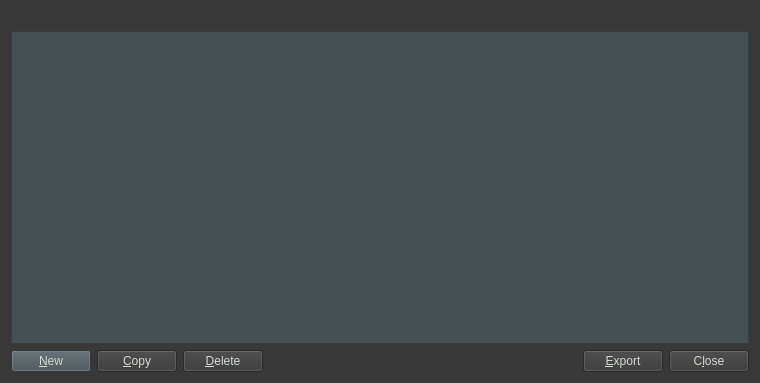
<?xml version="1.0" encoding="UTF-8"?>
<ui version="4.0">
 <class>AddressBookPage</class>
 <widget class="QWidget" name="AddressBookPage">
  <property name="geometry">
   <rect>
    <x>0</x>
    <y>0</y>
    <width>760</width>
    <height>383</height>
   </rect>
  </property>
  <property name="styleSheet">
   <string notr="true">background-color:rgb(56, 56, 56);
color:rgb(211, 215, 207);</string>
  </property>
  <layout class="QVBoxLayout" name="verticalLayout">
   <item>
    <widget class="QLabel" name="labelExplanation">
     <property name="textFormat">
      <enum>Qt::PlainText</enum>
     </property>
     <property name="wordWrap">
      <bool>true</bool>
     </property>
    </widget>
   </item>
   <item>
    <widget class="QTableView" name="tableView">
     <property name="palette">
      <palette>
       <active>
        <colorrole role="WindowText">
         <brush brushstyle="SolidPattern">
          <color alpha="255">
           <red>211</red>
           <green>215</green>
           <blue>207</blue>
          </color>
         </brush>
        </colorrole>
        <colorrole role="Button">
         <brush brushstyle="SolidPattern">
          <color alpha="255">
           <red>70</red>
           <green>81</green>
           <blue>86</blue>
          </color>
         </brush>
        </colorrole>
        <colorrole role="Text">
         <brush brushstyle="SolidPattern">
          <color alpha="255">
           <red>211</red>
           <green>215</green>
           <blue>207</blue>
          </color>
         </brush>
        </colorrole>
        <colorrole role="ButtonText">
         <brush brushstyle="SolidPattern">
          <color alpha="255">
           <red>211</red>
           <green>215</green>
           <blue>207</blue>
          </color>
         </brush>
        </colorrole>
        <colorrole role="Base">
         <brush brushstyle="SolidPattern">
          <color alpha="255">
           <red>70</red>
           <green>81</green>
           <blue>86</blue>
          </color>
         </brush>
        </colorrole>
        <colorrole role="Window">
         <brush brushstyle="SolidPattern">
          <color alpha="255">
           <red>70</red>
           <green>81</green>
           <blue>86</blue>
          </color>
         </brush>
        </colorrole>
       </active>
       <inactive>
        <colorrole role="WindowText">
         <brush brushstyle="SolidPattern">
          <color alpha="255">
           <red>211</red>
           <green>215</green>
           <blue>207</blue>
          </color>
         </brush>
        </colorrole>
        <colorrole role="Button">
         <brush brushstyle="SolidPattern">
          <color alpha="255">
           <red>70</red>
           <green>81</green>
           <blue>86</blue>
          </color>
         </brush>
        </colorrole>
        <colorrole role="Text">
         <brush brushstyle="SolidPattern">
          <color alpha="255">
           <red>211</red>
           <green>215</green>
           <blue>207</blue>
          </color>
         </brush>
        </colorrole>
        <colorrole role="ButtonText">
         <brush brushstyle="SolidPattern">
          <color alpha="255">
           <red>211</red>
           <green>215</green>
           <blue>207</blue>
          </color>
         </brush>
        </colorrole>
        <colorrole role="Base">
         <brush brushstyle="SolidPattern">
          <color alpha="255">
           <red>70</red>
           <green>81</green>
           <blue>86</blue>
          </color>
         </brush>
        </colorrole>
        <colorrole role="Window">
         <brush brushstyle="SolidPattern">
          <color alpha="255">
           <red>70</red>
           <green>81</green>
           <blue>86</blue>
          </color>
         </brush>
        </colorrole>
       </inactive>
       <disabled>
        <colorrole role="WindowText">
         <brush brushstyle="SolidPattern">
          <color alpha="255">
           <red>211</red>
           <green>215</green>
           <blue>207</blue>
          </color>
         </brush>
        </colorrole>
        <colorrole role="Button">
         <brush brushstyle="SolidPattern">
          <color alpha="255">
           <red>70</red>
           <green>81</green>
           <blue>86</blue>
          </color>
         </brush>
        </colorrole>
        <colorrole role="Text">
         <brush brushstyle="SolidPattern">
          <color alpha="255">
           <red>211</red>
           <green>215</green>
           <blue>207</blue>
          </color>
         </brush>
        </colorrole>
        <colorrole role="ButtonText">
         <brush brushstyle="SolidPattern">
          <color alpha="255">
           <red>211</red>
           <green>215</green>
           <blue>207</blue>
          </color>
         </brush>
        </colorrole>
        <colorrole role="Base">
         <brush brushstyle="SolidPattern">
          <color alpha="255">
           <red>70</red>
           <green>81</green>
           <blue>86</blue>
          </color>
         </brush>
        </colorrole>
        <colorrole role="Window">
         <brush brushstyle="SolidPattern">
          <color alpha="255">
           <red>70</red>
           <green>81</green>
           <blue>86</blue>
          </color>
         </brush>
        </colorrole>
       </disabled>
      </palette>
     </property>
     <property name="contextMenuPolicy">
      <enum>Qt::CustomContextMenu</enum>
     </property>
     <property name="toolTip">
      <string>Right-click to edit address or label</string>
     </property>
     <property name="styleSheet">
      <string notr="true">background-color:rgb(70, 81, 86);
color:rgb(211, 215, 207);</string>
     </property>
     <property name="tabKeyNavigation">
      <bool>false</bool>
     </property>
     <property name="alternatingRowColors">
      <bool>true</bool>
     </property>
     <property name="selectionMode">
      <enum>QAbstractItemView::SingleSelection</enum>
     </property>
     <property name="selectionBehavior">
      <enum>QAbstractItemView::SelectRows</enum>
     </property>
     <property name="sortingEnabled">
      <bool>true</bool>
     </property>
     <attribute name="verticalHeaderVisible">
      <bool>false</bool>
     </attribute>
    </widget>
   </item>
   <item>
    <layout class="QHBoxLayout" name="horizontalLayout">
     <item>
      <widget class="QPushButton" name="newAddress">
       <property name="toolTip">
        <string>Create a new address</string>
       </property>
       <property name="styleSheet">
        <string notr="true">background-color:rgb(70, 81, 86);
color:rgb(211, 215, 207);</string>
       </property>
       <property name="text">
        <string>&amp;New</string>
       </property>
       <property name="icon">
        <iconset resource="../twins.qrc">
         <normaloff>:/icons/add</normaloff>:/icons/add</iconset>
       </property>
       <property name="autoDefault">
        <bool>false</bool>
       </property>
      </widget>
     </item>
     <item>
      <widget class="QPushButton" name="copyAddress">
       <property name="toolTip">
        <string>Copy the currently selected address to the system clipboard</string>
       </property>
       <property name="text">
        <string>&amp;Copy</string>
       </property>
       <property name="icon">
        <iconset resource="../twins.qrc">
         <normaloff>:/icons/editcopy</normaloff>:/icons/editcopy</iconset>
       </property>
       <property name="autoDefault">
        <bool>false</bool>
       </property>
      </widget>
     </item>
     <item>
      <widget class="QPushButton" name="deleteAddress">
       <property name="toolTip">
        <string>Delete the currently selected address from the list</string>
       </property>
       <property name="text">
        <string>&amp;Delete</string>
       </property>
       <property name="icon">
        <iconset resource="../twins.qrc">
         <normaloff>:/icons/remove</normaloff>:/icons/remove</iconset>
       </property>
       <property name="autoDefault">
        <bool>false</bool>
       </property>
      </widget>
     </item>
     <item>
      <spacer name="horizontalSpacer">
       <property name="orientation">
        <enum>Qt::Horizontal</enum>
       </property>
       <property name="sizeHint" stdset="0">
        <size>
         <width>40</width>
         <height>20</height>
        </size>
       </property>
      </spacer>
     </item>
     <item>
      <widget class="QPushButton" name="exportButton">
       <property name="toolTip">
        <string>Export the data in the current tab to a file</string>
       </property>
       <property name="text">
        <string>&amp;Export</string>
       </property>
       <property name="icon">
        <iconset resource="../twins.qrc">
         <normaloff>:/icons/export</normaloff>:/icons/export</iconset>
       </property>
       <property name="autoDefault">
        <bool>false</bool>
       </property>
      </widget>
     </item>
     <item>
      <widget class="QPushButton" name="closeButton">
       <property name="sizePolicy">
        <sizepolicy hsizetype="Minimum" vsizetype="Minimum">
         <horstretch>0</horstretch>
         <verstretch>0</verstretch>
        </sizepolicy>
       </property>
       <property name="text">
        <string>C&amp;lose</string>
       </property>
       <property name="autoDefault">
        <bool>false</bool>
       </property>
      </widget>
     </item>
    </layout>
   </item>
  </layout>
 </widget>
 <resources>
  <include location="../twins.qrc"/>
 </resources>
 <connections/>
</ui>
